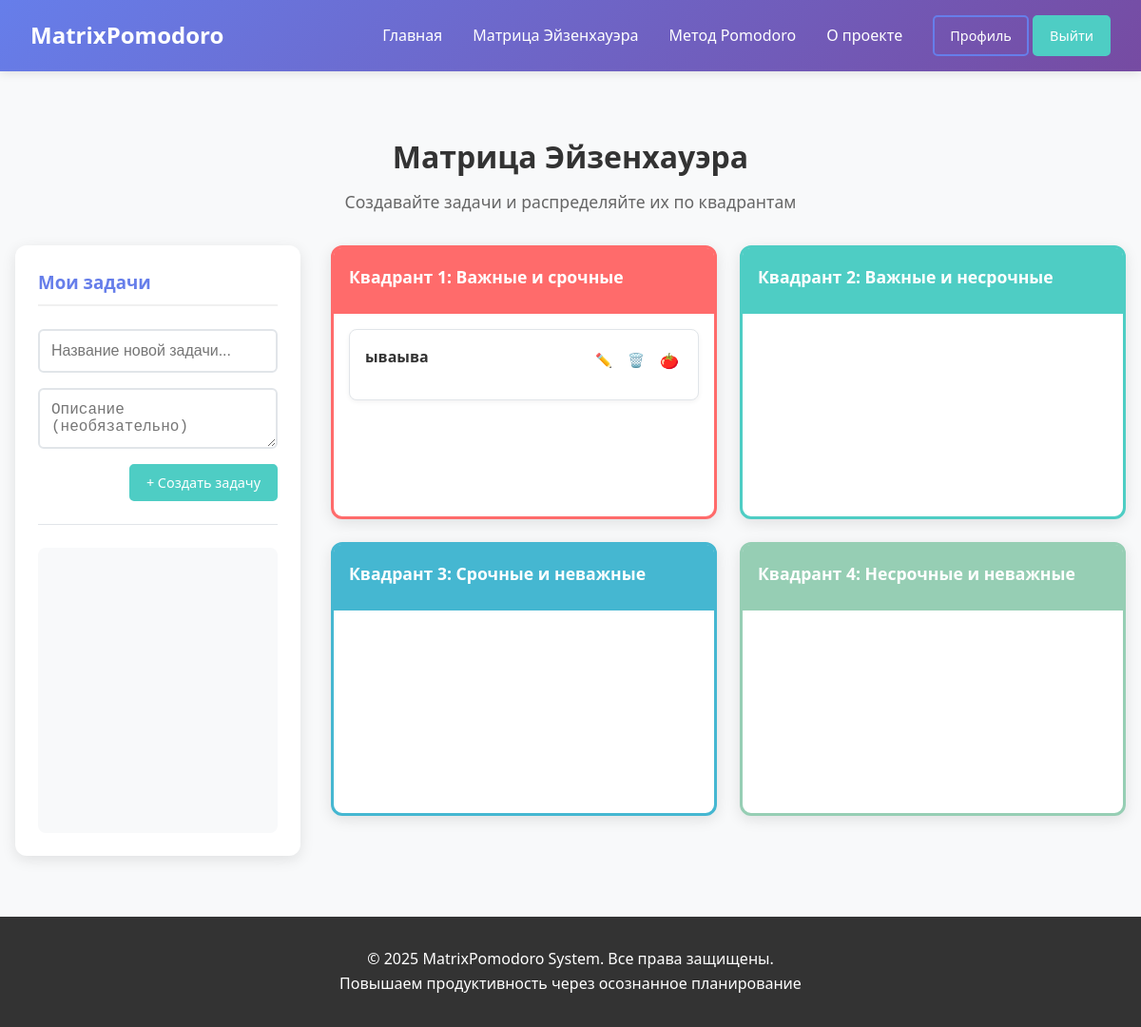
Page /tasks/matrix/ (signed in) on the earlier database version.
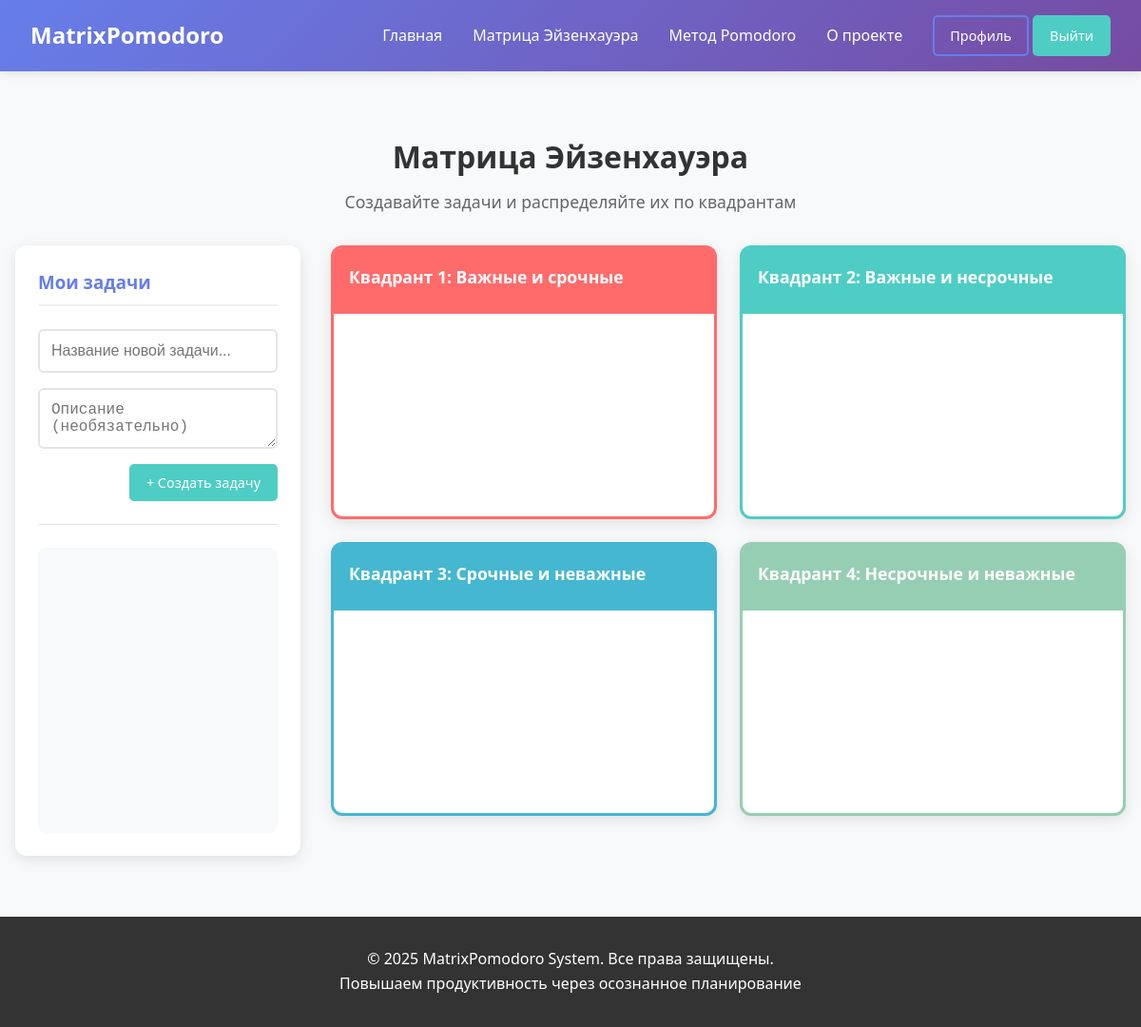
Same page on the later database version.
### tasks/models.py (models this page shows, shortened)
class EisenhowerQuadrant(models.Model):
    name = models.CharField(max_length=100, verbose_name="Название квадранта")
    description = models.TextField(verbose_name="Описание")
    priority_order = models.IntegerField(verbose_name="Порядок отображения (1-4)")
    color_code = models.CharField(max_length=7, default='#FFFFFF', verbose_name="Цвет (HEX)")
    icon = models.CharField(max_length=50, blank=True, verbose_name="Иконка")
    class Meta:
        verbose_name = "Квадрант Эйзенхауэра"
        verbose_name_plural = "Квадранты Эйзенхауэра"
        ordering = ['priority_order']

class Task(models.Model):
    STATUS_CHOICES = [
        ('active', 'Активная'),
        ('completed', 'Завершена'),
        ('cancelled', 'Отменена'),
    ]
    user = models.ForeignKey(User, on_delete=models.CASCADE, verbose_name="Пользователь")
    quadrant = models.ForeignKey(EisenhowerQuadrant, on_delete=models.PROTECT,
                                 verbose_name="Квадрант", null=True, blank=True)
    title = models.CharField(max_length=200, verbose_name="Заголовок")
    description = models.TextField(blank=True, verbose_name="Описание")
    status = models.CharField(max_length=10, choices=STATUS_CHOICES, default='active', verbose_name="Статус")
    display_order = models.PositiveIntegerField(default=0, verbose_name="Порядок отображения")
    priority = models.PositiveIntegerField(default=1, verbose_name="Приоритет (1-10)")
    due_date = models.DateTimeField(null=True, blank=True, verbose_name="Срок выполнения")
    estimated_pomodoros = models.PositiveIntegerField(default=1, verbose_name="Планируемое количество Pomodoro")
    completed_pomodoros = models.PositiveIntegerField(default=0, verbose_name="Выполнено Pomodoro")
    created_at = models.DateTimeField(auto_now_add=True)
    updated_at = models.DateTimeField(auto_now=True)
    completed_at = models.DateTimeField(null=True, blank=True, verbose_name="Фактическое время выполнения")
    class Meta:
        verbose_name = "Задача"
        verbose_name_plural = "Задачи"
        ordering = ['quadrant__priority_order', 'display_order', 'created_at']

### tasks/views.py (the view, shortened to what this page needs)
# urls.py: path('matrix/', views.matrix_view, name='matrix'),
@login_required
def matrix_view(request):
    quadrants = EisenhowerQuadrant.objects.all().order_by('priority_order')
    unassigned_tasks = Task.objects.filter(
        user=request.user,
        quadrant__isnull=True,
        status='active'
    ).order_by('created_at')
    tasks_with_quadrants = Task.objects.filter(
        user=request.user,
        quadrant__isnull=False,
        status='active'
    ).order_by('quadrant__priority_order', 'display_order', 'created_at')
    context = {
        'quadrants': quadrants,
        'unassigned_tasks': unassigned_tasks,
        'tasks': tasks_with_quadrants,
    }
    return render(request, 'tasks/eisenhower_matrix.html', context)

### tasks/templates/tasks/eisenhower_matrix.html (shortened to what this page needs)
{% extends 'core/base.html' %}
{% load static %}
{% block extra_css %}
<link rel="stylesheet" href="{% static 'tasks/css/matrix.css' %}">
{% endblock %}
{% block content %}
<div class="matrix-container">
    <div class="matrix-header">
        <h1>Матрица Эйзенхауэра</h1>
        <p>Создавайте задачи и распределяйте их по квадрантам</p>
    </div>
    <div class="matrix-layout">
        <div class="tasks-sidebar">
            <h3>Мои задачи</h3>
            <div class="create-task-form">
                <form id="task-form" method="POST" action="{% url 'tasks:matrix' %}">
                    <div class="form-group">
                        <input type="text" name="title" id="task-title-input" class="form-control"
                               placeholder="Название новой задачи..." required>
                    </div>
                    <div class="form-group">
                        <textarea name="description" id="task-description-input" class="form-control"
                                  placeholder="Описание (необязательно)" rows="2"></textarea>
                    </div>
                    <div class="form-actions">
                        <button type="submit" class="btn btn-primary" id="create-task-btn">
                            + Создать задачу
                        </button>
                    </div>
                </form>
            </div>
            <div class="tasks-list" id="tasks-list">
            </div>
        </div>
        <div class="matrix-main">
            <div class="eisenhower-matrix">
                {% for quadrant in quadrants %}
                <div class="quadrant" style="border-color: {{ quadrant.color_code }};">
                    <div class="quadrant-header" style="background-color: {{ quadrant.color_code }};">
                        <h3>{{ quadrant.name }}</h3>
                    </div>
                    <div class="tasks-container"
                         id="quadrant-{{ quadrant.id }}"
                         data-quadrant-id="{{ quadrant.id }}">
                        {% for task in tasks %}
                            {% if task.quadrant_id == quadrant.id %}
                            <div class="task-card"
                                 data-task-id="{{ task.id }}"
                                 draggable="true">
                                <div class="task-header">
                                    <h4 class="task-title">{{ task.title }}</h4>
                                    <div class="task-actions">
                                        <button class="btn-edit" data-task-id="{{ task.id }}">✏️</button>
                                        <button class="btn-delete" data-task-id="{{ task.id }}">🗑️</button>
                                        <a href="{% url 'pomodoro:task_detail' task.id %}"
                                           class="btn-pomodoro"
                                           title="Выполнять с Pomodoro">
                                            🍅
                                        </a>
                                    </div>
                                </div>
                            </div>
                            {% endif %}
                        {% endfor %}
                    </div>
                </div>
                {% endfor %}
            </div>
        </div>
    </div>
</div>
{% endblock %}

### core/templates/core/base.html (shortened to what this page needs)
<!DOCTYPE html>
<html lang="ru">
<head>
    {% load static %}
    <link rel="stylesheet" href="{% static 'core/css/base.css' %}">
    {% block extra_css %}{% endblock %}
</head>
<body>
    <header class="header">
        <nav class="nav">
            <div class="nav-brand">
                <a href="{% url 'core:home' %}" class="logo">
                    MatrixPomodoro
                </a>
            </div>
            <ul class="nav-links">
    <li><a href="{% url 'core:home' %}">Главная</a></li>
    <li><a href="{% url 'core:eisenhower_method' %}">Матрица Эйзенхауэра</a></li>
    <li><a href="{% url 'core:pomodoro_technique' %}">Метод Pomodoro</a></li>
    <li><a href="{% url 'core:about' %}">О проекте</a></li>
    <li class="nav-auth">
        {% if user.is_authenticated %}
            <a href="{% url 'users:profile' %}" class="btn btn-outline">Профиль</a>
            <a href="{% url 'users:logout' %}" class="btn btn-primary">Выйти</a>
        {% else %}
            <a href="{% url 'users:login' %}" class="btn btn-outline">Войти</a>
            <a href="{% url 'users:register' %}" class="btn btn-primary">Регистрация</a>
        {% endif %}
    </li>
</ul>
        </nav>
    </header>
    <main class="main">
        {% block content %}{% endblock %}
    </main>
    <footer class="footer">
        <div class="container">
            <p>&copy; 2025 MatrixPomodoro System. Все права защищены.</p>
            <p>Повышаем продуктивность через осознанное планирование</p>
        </div>
    </footer>
</body>
</html>

### core/static/core/css/base.css (style rules this page uses)
* { margin: 0; padding: 0; box-sizing: border-box; }
body { font-family: 'Segoe UI', Tahoma, Geneva, Verdana, sans-serif; line-height: 1.6; color: #333; background-color: #f8f9fa; min-height: 100vh; display: flex; flex-direction: column; }
.container { max-width: 1200px; margin: 0 auto; padding: 0 20px; }
.header { background: linear-gradient(135deg, #667eea 0%, #764ba2 100%); color: white; box-shadow: 0 2px 10px rgba(0,0,0,0.1); position: relative; z-index: 1000; }
.nav { display: flex; justify-content: space-between; align-items: center; padding: 1rem 2rem; max-width: 1200px; margin: 0 auto; }
.logo { font-size: 1.5rem; font-weight: bold; text-decoration: none; color: white; }
.nav-links { display: flex; list-style: none; align-items: center; gap: 2rem; }
.nav-links a { color: white; text-decoration: none; transition: opacity 0.3s; font-weight: 500; }
.btn { display: inline-block; padding: 0.5rem 1rem; border-radius: 5px; text-decoration: none; font-weight: 500; transition: all 0.3s; border: 2px solid transparent; cursor: pointer; font-family: inherit; font-size: 0.9rem; }
.btn-primary { background-color: #4ECDC4; color: white; border: 2px solid #4ECDC4; }
.btn-outline { border-color: white; color: white; background: transparent; }
.main { flex: 1; padding: 2rem 0; width: 100%; }
.footer { background-color: #333; color: white; text-align: center; padding: 2rem 0; margin-top: auto; }

### tasks/static/tasks/css/matrix.css (style rules this page uses)
.matrix-container { max-width: 1400px; margin: 0 auto; padding: 2rem 1rem; }
.matrix-header { text-align: center; margin-bottom: 2rem; }
.matrix-header h1 { color: #333; margin-bottom: 0.5rem; }
.matrix-header p { color: #666; font-size: 1.1rem; }
.matrix-layout { display: flex; gap: 2rem; margin-top: 2rem; min-height: 70vh; }
.tasks-sidebar { flex: 0 0 300px; background: white; border-radius: 12px; box-shadow: 0 4px 15px rgba(0,0,0,0.1); padding: 1.5rem; display: flex; flex-direction: column; }
.tasks-sidebar h3 { color: #667eea; margin-bottom: 1.5rem; padding-bottom: 0.5rem; border-bottom: 2px solid #f0f0f0; }
.create-task-form { margin-bottom: 1.5rem; padding-bottom: 1.5rem; border-bottom: 1px solid #e1e5e9; }
.tasks-list { flex: 1; overflow-y: auto; min-height: 300px; padding: 1rem; background: #f8f9fa; border-radius: 8px; }
.matrix-main { flex: 1; display: flex; flex-direction: column; }
.eisenhower-matrix { display: grid; grid-template-columns: 1fr 1fr; grid-template-rows: 1fr 1fr; gap: 1.5rem; height: 70vh; min-height: 600px; }
.quadrant { border: 3px solid; border-radius: 12px; display: flex; flex-direction: column; background: white; box-shadow: 0 4px 15px rgba(0,0,0,0.1); }
.quadrant-header { padding: 1rem; color: white; border-radius: 8px 8px 0 0; }
.quadrant-header h3 { margin: 0 0 0.5rem 0; font-size: 1.1rem; }
.tasks-container { flex: 1; padding: 1rem; overflow-y: auto; min-height: 200px; }
.form-group { display: flex; flex-direction: column; margin-bottom: 1rem; }
.form-control { padding: 0.75rem; border: 2px solid #e1e5e9; border-radius: 6px; font-size: 1rem; transition: border-color 0.3s; width: 100%; }
.form-actions { display: flex; gap: 1rem; justify-content: flex-end; margin-top: 1rem; }
.btn { display: inline-block; padding: 0.5rem 1rem; border-radius: 5px; text-decoration: none; font-weight: 500; transition: all 0.3s; border: 2px solid transparent; cursor: pointer; font-family: inherit; font-size: 0.9rem; }
.btn-primary { background-color: #4ECDC4; color: white; border: 2px solid #4ECDC4; }
.btn-outline { border-color: #667eea; color: #667eea; background: transparent; }

Differences in the rows shown:
changed EisenhowerQuadrant "Квадрант 1: Важные и срочные": loses Task (title "ываыва")
